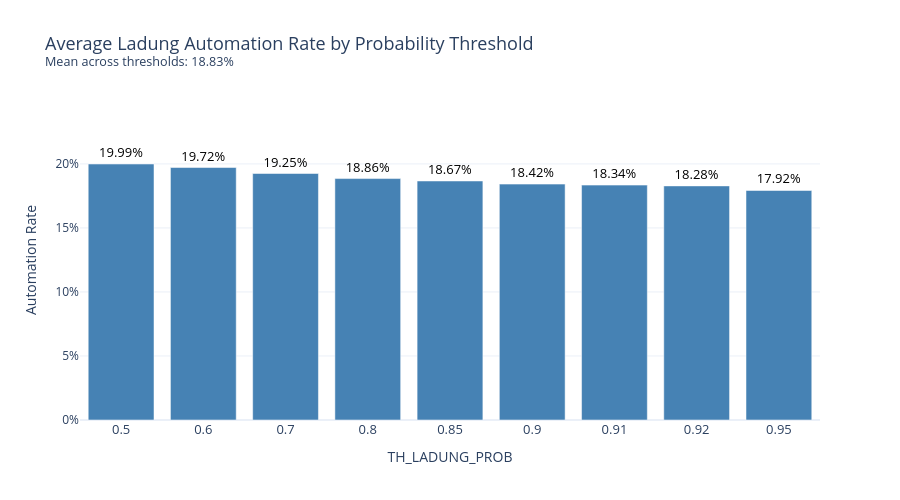

The notebook cell this image was saved under:
### Markdown cell above
above graph: daily automation avarage for ladung docs, threshold is 0.95
-> Ticket is automized if its prob>th and all params are there

### Code cell
import plotly.graph_objects as go

thresholds = [0.5, 0.6, 0.7, 0.8, 0.85, 0.9, 0.91, 0.92, 0.95]
results = []

for th in thresholds:
    def _automized(row, th=th):
        ladung_prob = row.get('ladung_prob')
        if pd.notna(ladung_prob):
            return ladung_prob >= th and all_params_exist_ladung(row)
        ladung_prob_cur = row.get('ladung_prob_cur')
        if pd.notna(ladung_prob_cur):
            return ladung_prob_cur >= th and all_params_exist_ladung(row)
        return False

    automized = data.apply(_automized, axis=1)
    rate = automized.sum() / len(data)
    results.append({'threshold': th, 'automized': int(automized.sum()),
                    'total': len(data), 'automation_rate': rate})

results_df = pd.DataFrame(results)
print(results_df.to_string(index=False))

mean_rate = results_df['automation_rate'].mean()
print(f"\nMean automation rate across thresholds: {mean_rate:.2%}")

# Plot
fig = go.Figure()
fig.add_trace(go.Bar(
    x=[str(t) for t in results_df['threshold']],
    y=results_df['automation_rate'],
    text=[f'{r:.2%}' for r in results_df['automation_rate']],
    textposition='outside',
    textfont=dict(size=13, color='black'),
    marker_color='steelblue',
))

fig.update_layout(
    title=dict(
        text=(
            f'Average Ladung Automation Rate by Probability Threshold'
            f'<br><sup>Mean across thresholds: {mean_rate:.2%}</sup>'
        ),
        font=dict(size=18),
    ),
    xaxis_title='TH_LADUNG_PROB',
    yaxis_title='Automation Rate',
    yaxis_tickformat='.0%',
    yaxis_range=[0, max(results_df['automation_rate']) * 1.25],
    template='plotly_white',
    height=500,
    showlegend=False,
    xaxis=dict(type='category', tickfont=dict(size=13)),
    yaxis=dict(tickfont=dict(size=12)),
)
fig.show()

### Figure 1 — Plotly figure (JSON) as saved in the notebook; plotly's stock layout.template omitted (floating-point values rounded to 4 significant figures)
{"data": [{"marker": {"color": "steelblue"}, "text": ["19.99%", "19.72%", "19.25%", "18.86%", "18.67%", "18.42%", "18.34%", "18.28%", "17.92%"], "textfont": {"color": "black", "size": 13}, "textposition": "outside", "type": "bar", "x": ["0.5", "0.6", "0.7", "0.8", "0.85", "0.9", "0.91", "0.92", "0.95"], "y": [0.1999, 0.1972, 0.1925, 0.1886, 0.1867, 0.1842, 0.1834, 0.1828, 0.1792]}], "layout": {"height": 500, "showlegend": false, "title": {"font": {"size": 18}, "text": "Average Ladung Automation Rate by Probability Threshold<br><sup>Mean across thresholds: 18.83%</sup>"}, "xaxis": {"tickfont": {"size": 13}, "title": {"text": "TH_LADUNG_PROB"}, "type": "category"}, "yaxis": {"range": [0, 0.2499], "tickfont": {"size": 12}, "tickformat": ".0%", "title": {"text": "Automation Rate"}}}}
